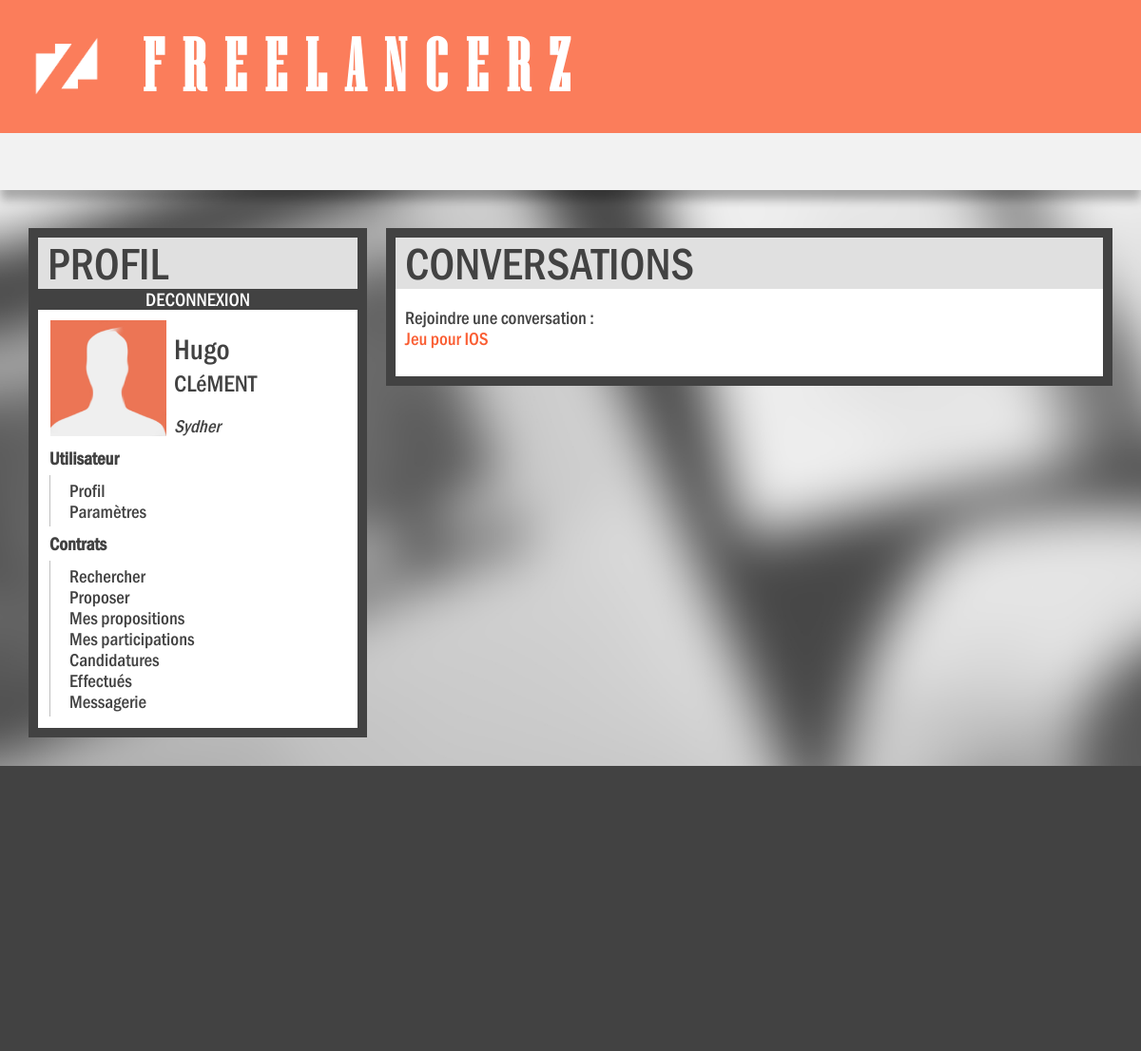
Page /conversations.php (signed in) on the earlier database version.
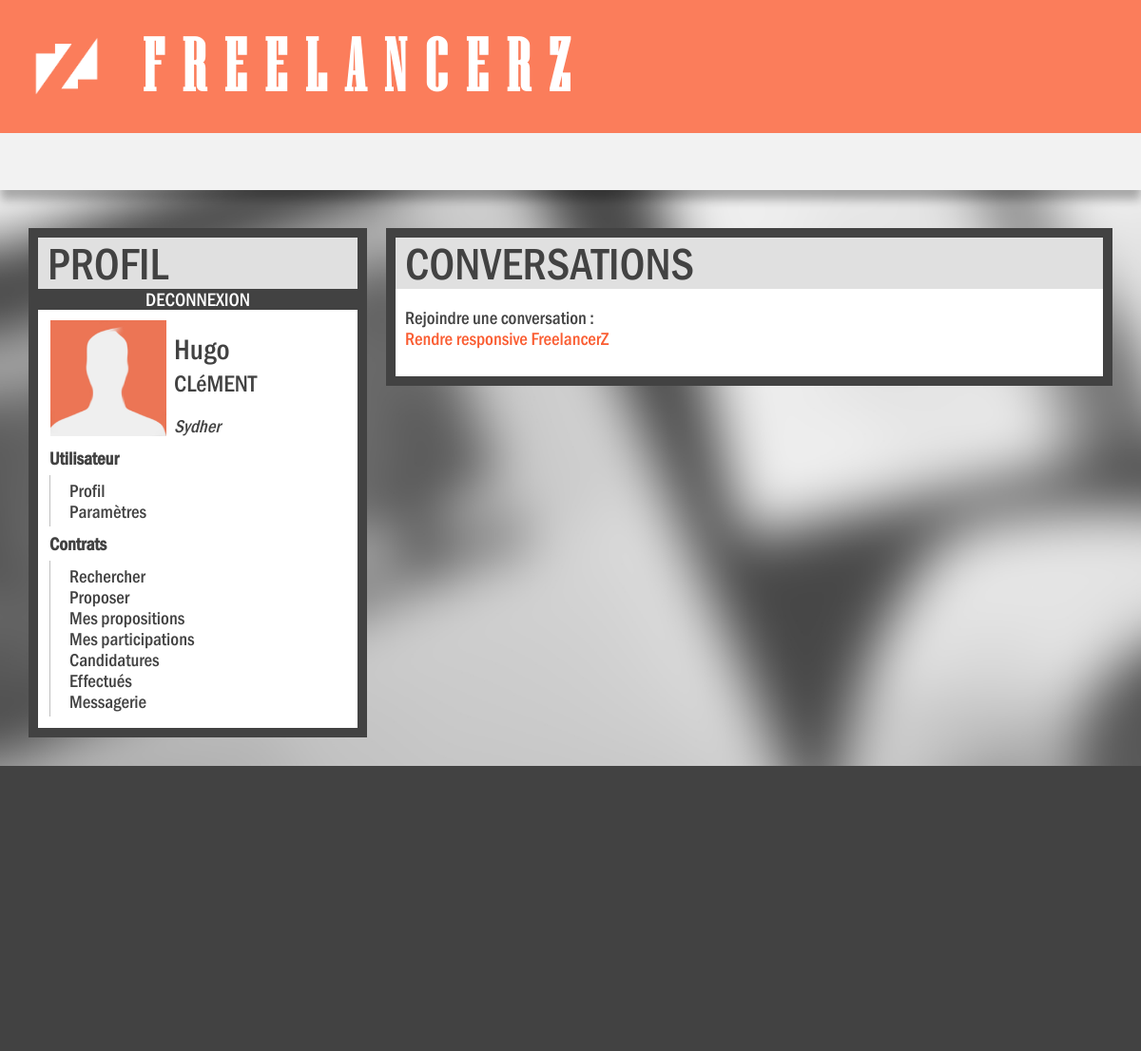
Same page on the later database version.
### tables this page shows
CREATE TABLE IF NOT EXISTS `contrat` (
  `contrat_id` int(11) NOT NULL AUTO_INCREMENT,
  `contrat_auteur` int(11) DEFAULT NULL,
  `contrat_titre` varchar(150) NOT NULL,
  `contrat_theme` varchar(20) NOT NULL,
  `contrat_etat` int(11) NOT NULL,
  `contrat_description` text NOT NULL,
  `contrat_montant` double NOT NULL,
  `contrat_competences` varchar(60) NOT NULL,
  `contrat_publication` date NOT NULL,
  `contrat_debut_prevue` date NOT NULL,
  `contrat_debut_reel` date DEFAULT NULL,
  `contrat_fin_prevue` date DEFAULT NULL,
  `contrat_fin_reelle` date DEFAULT NULL,
  PRIMARY KEY (`contrat_id`)
);

### inc/recupConversations.php (called while the page is built, shortened)
<?php
function recupConversations() {
    $bdd = bdd();
    $req = $bdd->prepare("SELECT contrat_id, contrat_titre FROM contrat
        LEFT JOIN proposition ON prop_contrat = contrat_id
        WHERE contrat_etat = 1 AND (prop_user = :uid OR contrat_auteur = :uid)");
        $req->bindParam(":uid", $_SESSION['id']);
        $req->execute();
        $conversations = array();
        $i = 0;
        while ($data = $req->fetch()) {
            $conversations[$i] = array($data[0], $data[1]);
            $i++;
        }
        return $conversations;
    }

### inc/afficherConversation.php (the view, shortened to what this page needs)
<?php
    function afficherConversations() {
        require_once "recupConversations.php";
        $conv = recupConversations();
        echo "<p>";
        echo "Rejoindre une conversation : <br>";
        for ($i = 0; $i < sizeof($conv); $i++) {
            echo "<a href='messagerie.php?m=".$conv[$i][0]."'>".$conv[$i][1]."</a><br/>";
        }
        echo "</p>";
    }
        ?>

Differences in the rows shown:
removed contrat: contrat_titre "Jeu pour IOS"
now on this page (row edited): contrat: contrat_titre "Rendre responsive FreelancerZ"
